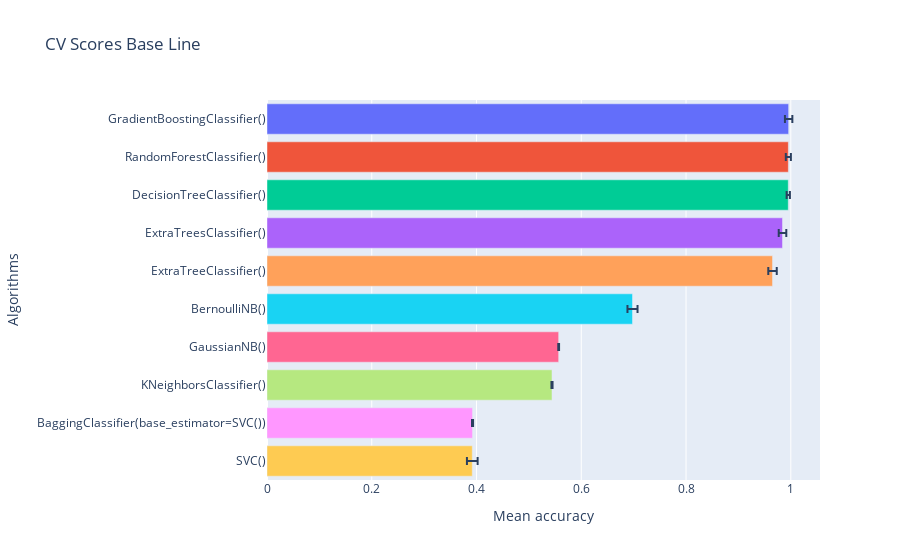

Source (notebook cell):
### Code cell
# warnings.resetwarnings()
# with warnings.catch_warnings():
#     warnings.simplefilter("ignore")
gp.crossval_models(x=x,y=y,folds=scv,estimadores=lista_estimadores,score="accuracy")

### Figure 1 — Plotly figure (JSON) as saved in the notebook; plotly's stock layout.template omitted (floating-point values rounded to 4 significant figures)
{"data": [{"alignmentgroup": "True", "error_x": {"array": [0.00707]}, "hovertemplate": "Algorithms=%{y}<br>Mean accuracy=%{x}<extra></extra>", "legendgroup": "GradientBoostingClassifier()", "marker": {"color": "#636efa", "pattern": {"shape": ""}}, "name": "GradientBoostingClassifier()", "offsetgroup": "GradientBoostingClassifier()", "orientation": "h", "showlegend": true, "textposition": "auto", "type": "bar", "x": [0.9959], "xaxis": "x", "y": ["GradientBoostingClassifier()"], "yaxis": "y"}, {"alignmentgroup": "True", "error_x": {"array": [0.004823]}, "hovertemplate": "Algorithms=%{y}<br>Mean accuracy=%{x}<extra></extra>", "legendgroup": "RandomForestClassifier()", "marker": {"color": "#EF553B", "pattern": {"shape": ""}}, "name": "RandomForestClassifier()", "offsetgroup": "RandomForestClassifier()", "orientation": "h", "showlegend": true, "textposition": "auto", "type": "bar", "x": [0.9953], "xaxis": "x", "y": ["RandomForestClassifier()"], "yaxis": "y"}, {"alignmentgroup": "True", "error_x": {"array": [0.003116]}, "hovertemplate": "Algorithms=%{y}<br>Mean accuracy=%{x}<extra></extra>", "legendgroup": "DecisionTreeClassifier()", "marker": {"color": "#00cc96", "pattern": {"shape": ""}}, "name": "DecisionTreeClassifier()", "offsetgroup": "DecisionTreeClassifier()", "orientation": "h", "showlegend": true, "textposition": "auto", "type": "bar", "x": [0.9952], "xaxis": "x", "y": ["DecisionTreeClassifier()"], "yaxis": "y"}, {"alignmentgroup": "True", "error_x": {"array": [0.007216]}, "hovertemplate": "Algorithms=%{y}<br>Mean accuracy=%{x}<extra></extra>", "legendgroup": "ExtraTreesClassifier()", "marker": {"color": "#ab63fa", "pattern": {"shape": ""}}, "name": "ExtraTreesClassifier()", "offsetgroup": "ExtraTreesClassifier()", "orientation": "h", "showlegend": true, "textposition": "auto", "type": "bar", "x": [0.9842], "xaxis": "x", "y": ["ExtraTreesClassifier()"], "yaxis": "y"}, {"alignmentgroup": "True", "error_x": {"array": [0.008074]}, "hovertemplate": "Algorithms=%{y}<br>Mean accuracy=%{x}<extra></extra>", "legendgroup": "ExtraTreeClassifier()", "marker": {"color": "#FFA15A", "pattern": {"shape": ""}}, "name": "ExtraTreeClassifier()", "offsetgroup": "ExtraTreeClassifier()", "orientation": "h", "showlegend": true, "textposition": "auto", "type": "bar", "x": [0.9651], "xaxis": "x", "y": ["ExtraTreeClassifier()"], "yaxis": "y"}, {"alignmentgroup": "True", "error_x": {"array": [0.009603]}, "hovertemplate": "Algorithms=%{y}<br>Mean accuracy=%{x}<extra></extra>", "legendgroup": "BernoulliNB()", "marker": {"color": "#19d3f3", "pattern": {"shape": ""}}, "name": "BernoulliNB()", "offsetgroup": "BernoulliNB()", "orientation": "h", "showlegend": true, "textposition": "auto", "type": "bar", "x": [0.6978], "xaxis": "x", "y": ["BernoulliNB()"], "yaxis": "y"}, {"alignmentgroup": "True", "error_x": {"array": [0.0007691]}, "hovertemplate": "Algorithms=%{y}<br>Mean accuracy=%{x}<extra></extra>", "legendgroup": "GaussianNB()", "marker": {"color": "#FF6692", "pattern": {"shape": ""}}, "name": "GaussianNB()", "offsetgroup": "GaussianNB()", "orientation": "h", "showlegend": true, "textposition": "auto", "type": "bar", "x": [0.5568], "xaxis": "x", "y": ["GaussianNB()"], "yaxis": "y"}, {"alignmentgroup": "True", "error_x": {"array": [0.001039]}, "hovertemplate": "Algorithms=%{y}<br>Mean accuracy=%{x}<extra></extra>", "legendgroup": "KNeighborsClassifier()", "marker": {"color": "#B6E880", "pattern": {"shape": ""}}, "name": "KNeighborsClassifier()", "offsetgroup": "KNeighborsClassifier()", "orientation": "h", "showlegend": true, "textposition": "auto", "type": "bar", "x": [0.5441], "xaxis": "x", "y": ["KNeighborsClassifier()"], "yaxis": "y"}, {"alignmentgroup": "True", "error_x": {"array": [0.001002]}, "hovertemplate": "Algorithms=%{y}<br>Mean accuracy=%{x}<extra></extra>", "legendgroup": "BaggingClassifier(base_estimator=SVC())", "marker": {"color": "#FF97FF", "pattern": {"shape": ""}}, "name": "BaggingClassifier(base_estimator=SVC())", "offsetgroup": "BaggingClassifier(base_estimator=SVC())", "orientation": "h", "showlegend": true, "textposition": "auto", "type": "bar", "x": [0.3924], "xaxis": "x", "y": ["BaggingClassifier(base_estimator=SVC())"], "yaxis": "y"}, {"alignmentgroup": "True", "error_x": {"array": [0.0102]}, "hovertemplate": "Algorithms=%{y}<br>Mean accuracy=%{x}<extra></extra>", "legendgroup": "SVC()", "marker": {"color": "#FECB52", "pattern": {"shape": ""}}, "name": "SVC()", "offsetgroup": "SVC()", "orientation": "h", "showlegend": true, "textposition": "auto", "type": "bar", "x": [0.3919], "xaxis": "x", "y": ["SVC()"], "yaxis": "y"}], "layout": {"barmode": "relative", "legend": {"title": {"text": "Algorithms"}, "tracegroupgap": 0}, "showlegend": false, "title": {"text": "CV Scores Base Line"}, "xaxis": {"anchor": "y", "domain": [0, 1], "title": {"text": "Mean accuracy"}}, "yaxis": {"anchor": "x", "categoryarray": ["SVC()", "BaggingClassifier(base_estimator=SVC())", "KNeighborsClassifier()", "GaussianNB()", "BernoulliNB()", "ExtraTreeClassifier()", "ExtraTreesClassifier()", "DecisionTreeClassifier()", "RandomForestClassifier()", "GradientBoostingClassifier()"], "categoryorder": "array", "domain": [0, 1], "title": {"text": "Algorithms"}}}}
